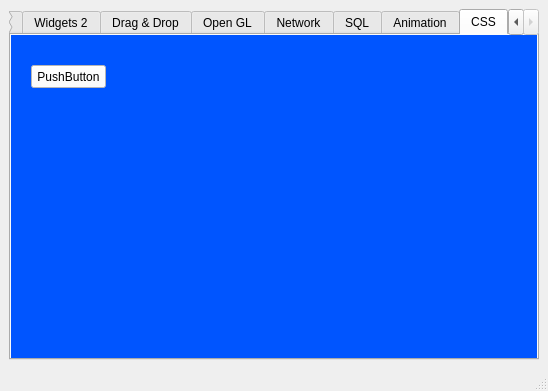
<?xml version="1.0" encoding="UTF-8"?>
<ui version="4.0">
 <class>MainWindow</class>
 <widget class="QMainWindow" name="MainWindow">
  <property name="geometry">
   <rect>
    <x>0</x>
    <y>0</y>
    <width>548</width>
    <height>391</height>
   </rect>
  </property>
  <property name="minimumSize">
   <size>
    <width>300</width>
    <height>300</height>
   </size>
  </property>
  <property name="windowTitle">
   <string>MainWindow</string>
  </property>
  <property name="autoFillBackground">
   <bool>false</bool>
  </property>
  <widget class="QWidget" name="centralwidget">
   <layout class="QVBoxLayout" name="verticalLayout_10">
    <item>
     <widget class="QTabWidget" name="tabWidget_1">
      <property name="font">
       <font>
        <weight>50</weight>
        <bold>false</bold>
       </font>
      </property>
      <property name="acceptDrops">
       <bool>true</bool>
      </property>
      <property name="styleSheet">
       <string notr="true"/>
      </property>
      <property name="currentIndex">
       <number>7</number>
      </property>
      <widget class="QWidget" name="tab_widgets_1">
       <property name="toolTip">
        <string/>
       </property>
       <property name="statusTip">
        <string/>
       </property>
       <attribute name="title">
        <string>Widgets 1</string>
       </attribute>
       <layout class="QVBoxLayout" name="verticalLayout">
        <item>
         <layout class="QVBoxLayout" name="verticalLayout_tab_1">
          <item>
           <widget class="QTabWidget" name="tabWidget_2">
            <property name="accessibleName">
             <string/>
            </property>
            <property name="currentIndex">
             <number>0</number>
            </property>
            <widget class="QWidget" name="tab_tree">
             <property name="statusTip">
              <string/>
             </property>
             <attribute name="title">
              <string>Tree</string>
             </attribute>
             <layout class="QHBoxLayout" name="horizontalLayout">
              <item>
               <layout class="QVBoxLayout" name="verticalLayout_2">
                <item>
                 <widget class="QTreeWidget" name="treeWidget">
                  <column>
                   <property name="text">
                    <string>Header 1</string>
                   </property>
                  </column>
                  <column>
                   <property name="text">
                    <string>New Column</string>
                   </property>
                  </column>
                  <item>
                   <property name="text">
                    <string>Item1</string>
                   </property>
                   <item>
                    <property name="text">
                     <string>Subitem1</string>
                    </property>
                   </item>
                  </item>
                 </widget>
                </item>
               </layout>
              </item>
             </layout>
            </widget>
            <widget class="QWidget" name="tab_calendar">
             <property name="statusTip">
              <string/>
             </property>
             <attribute name="title">
              <string>Calendar</string>
             </attribute>
             <layout class="QVBoxLayout" name="verticalLayout_3">
              <item>
               <widget class="QDateEdit" name="dateEdit">
                <property name="alignment">
                 <set>Qt::AlignCenter</set>
                </property>
               </widget>
              </item>
              <item>
               <widget class="QCalendarWidget" name="calendarWidget"/>
              </item>
             </layout>
            </widget>
           </widget>
          </item>
         </layout>
        </item>
       </layout>
      </widget>
      <widget class="QWidget" name="tab_widgets_2">
       <property name="toolTip">
        <string/>
       </property>
       <property name="statusTip">
        <string/>
       </property>
       <attribute name="title">
        <string>Widgets 2</string>
       </attribute>
       <layout class="QGridLayout" name="gridLayout_2">
        <item row="2" column="1">
         <spacer name="verticalSpacer_2">
          <property name="orientation">
           <enum>Qt::Vertical</enum>
          </property>
          <property name="sizeType">
           <enum>QSizePolicy::Maximum</enum>
          </property>
          <property name="sizeHint" stdset="0">
           <size>
            <width>20</width>
            <height>140</height>
           </size>
          </property>
         </spacer>
        </item>
        <item row="3" column="0" colspan="2">
         <widget class="QProgressBar" name="progressBar">
          <property name="value">
           <number>24</number>
          </property>
         </widget>
        </item>
        <item row="0" column="0">
         <widget class="QGroupBox" name="groupBox">
          <property name="title">
           <string>Progress Bar</string>
          </property>
          <widget class="QWidget" name="layoutWidget">
           <property name="geometry">
            <rect>
             <x>20</x>
             <y>30</y>
             <width>114</width>
             <height>65</height>
            </rect>
           </property>
           <layout class="QVBoxLayout" name="verticalLayout_4">
            <item>
             <widget class="QRadioButton" name="radioButton_start">
              <property name="statusTip">
               <string>Start the Progress Bar</string>
              </property>
              <property name="text">
               <string>Start</string>
              </property>
              <property name="checked">
               <bool>true</bool>
              </property>
             </widget>
            </item>
            <item>
             <widget class="QRadioButton" name="radioButton_stop">
              <property name="statusTip">
               <string>Stop the Progress Bar</string>
              </property>
              <property name="text">
               <string>Stop</string>
              </property>
             </widget>
            </item>
            <item>
             <widget class="QRadioButton" name="radioButton_reset">
              <property name="statusTip">
               <string>Reset the Progress Bar</string>
              </property>
              <property name="text">
               <string>Reset</string>
              </property>
             </widget>
            </item>
           </layout>
          </widget>
         </widget>
        </item>
        <item row="0" column="1">
         <widget class="QGroupBox" name="groupBox_2">
          <property name="title">
           <string>Move the Dial</string>
          </property>
          <widget class="QWidget" name="verticalLayoutWidget">
           <property name="geometry">
            <rect>
             <x>10</x>
             <y>30</y>
             <width>61</width>
             <height>71</height>
            </rect>
           </property>
           <layout class="QVBoxLayout" name="verticalLayout_5">
            <item>
             <widget class="QDial" name="dial"/>
            </item>
           </layout>
          </widget>
          <widget class="QWidget" name="verticalLayoutWidget_2">
           <property name="geometry">
            <rect>
             <x>90</x>
             <y>20</y>
             <width>91</width>
             <height>80</height>
            </rect>
           </property>
           <layout class="QVBoxLayout" name="verticalLayout_6">
            <item>
             <widget class="QLCDNumber" name="lcdNumber">
              <property name="palette">
               <palette>
                <active>
                 <colorrole role="WindowText">
                  <brush brushstyle="SolidPattern">
                   <color alpha="255">
                    <red>0</red>
                    <green>0</green>
                    <blue>255</blue>
                   </color>
                  </brush>
                 </colorrole>
                </active>
                <inactive>
                 <colorrole role="WindowText">
                  <brush brushstyle="SolidPattern">
                   <color alpha="255">
                    <red>0</red>
                    <green>0</green>
                    <blue>255</blue>
                   </color>
                  </brush>
                 </colorrole>
                </inactive>
                <disabled>
                 <colorrole role="WindowText">
                  <brush brushstyle="SolidPattern">
                   <color alpha="255">
                    <red>120</red>
                    <green>120</green>
                    <blue>120</blue>
                   </color>
                  </brush>
                 </colorrole>
                </disabled>
               </palette>
              </property>
              <property name="digitCount">
               <number>2</number>
              </property>
              <property name="mode">
               <enum>QLCDNumber::Dec</enum>
              </property>
              <property name="segmentStyle">
               <enum>QLCDNumber::Flat</enum>
              </property>
             </widget>
            </item>
           </layout>
          </widget>
         </widget>
        </item>
        <item row="2" column="0">
         <layout class="QVBoxLayout" name="verticalLayout_7">
          <item>
           <widget class="QFontComboBox" name="fontComboBox"/>
          </item>
          <item>
           <widget class="QLabel" name="label">
            <property name="font">
             <font>
              <pointsize>14</pointsize>
             </font>
            </property>
            <property name="text">
             <string/>
            </property>
            <property name="alignment">
             <set>Qt::AlignCenter</set>
            </property>
           </widget>
          </item>
         </layout>
        </item>
       </layout>
      </widget>
      <widget class="QWidget" name="tab_drag_drop">
       <property name="acceptDrops">
        <bool>false</bool>
       </property>
       <attribute name="title">
        <string>Drag &amp;&amp; Drop</string>
       </attribute>
       <layout class="QGridLayout" name="gridLayout_3">
        <item row="0" column="0" colspan="2">
         <layout class="QHBoxLayout" name="horizontalLayout_2">
          <item>
           <widget class="QLineEdit" name="lineEdit">
            <property name="minimumSize">
             <size>
              <width>135</width>
              <height>0</height>
             </size>
            </property>
            <property name="dragEnabled">
             <bool>true</bool>
            </property>
           </widget>
          </item>
          <item>
           <widget class="QComboBox" name="comboBox">
            <property name="minimumSize">
             <size>
              <width>141</width>
              <height>0</height>
             </size>
            </property>
            <property name="acceptDrops">
             <bool>true</bool>
            </property>
            <property name="editable">
             <bool>true</bool>
            </property>
           </widget>
          </item>
          <item>
           <widget class="QPushButton" name="pushButton">
            <property name="minimumSize">
             <size>
              <width>161</width>
              <height>0</height>
             </size>
            </property>
            <property name="acceptDrops">
             <bool>true</bool>
            </property>
            <property name="text">
             <string>PushButton</string>
            </property>
           </widget>
          </item>
         </layout>
        </item>
        <item row="1" column="0">
         <widget class="QListWidget" name="listWidget">
          <property name="dragEnabled">
           <bool>true</bool>
          </property>
          <property name="dragDropMode">
           <enum>QAbstractItemView::DragDrop</enum>
          </property>
          <property name="selectionMode">
           <enum>QAbstractItemView::ExtendedSelection</enum>
          </property>
          <item>
           <property name="text">
            <string>Item 1</string>
           </property>
          </item>
          <item>
           <property name="text">
            <string>Item 2</string>
           </property>
          </item>
          <item>
           <property name="text">
            <string>Item 3</string>
           </property>
          </item>
          <item>
           <property name="text">
            <string>Item 4</string>
           </property>
          </item>
         </widget>
        </item>
        <item row="1" column="1">
         <widget class="QListWidget" name="listWidget_2">
          <property name="dragEnabled">
           <bool>true</bool>
          </property>
          <property name="dragDropMode">
           <enum>QAbstractItemView::DragDrop</enum>
          </property>
          <property name="selectionMode">
           <enum>QAbstractItemView::ExtendedSelection</enum>
          </property>
         </widget>
        </item>
       </layout>
      </widget>
      <widget class="QWidget" name="tab_gl">
       <attribute name="title">
        <string>Open GL</string>
       </attribute>
       <widget class="QFrame" name="frame_gl">
        <property name="geometry">
         <rect>
          <x>120</x>
          <y>10</y>
          <width>300</width>
          <height>300</height>
         </rect>
        </property>
        <property name="frameShape">
         <enum>QFrame::StyledPanel</enum>
        </property>
        <property name="frameShadow">
         <enum>QFrame::Raised</enum>
        </property>
       </widget>
      </widget>
      <widget class="QWidget" name="tab_network">
       <attribute name="title">
        <string>Network</string>
       </attribute>
       <layout class="QHBoxLayout" name="horizontalLayout_5">
        <item>
         <widget class="QGroupBox" name="groupBox_3">
          <property name="title">
           <string>Client 1</string>
          </property>
          <layout class="QVBoxLayout" name="verticalLayout_8">
           <item>
            <widget class="QTextEdit" name="textEdit_client_1"/>
           </item>
           <item>
            <widget class="QLineEdit" name="lineEdit_client_1"/>
           </item>
           <item>
            <widget class="QPushButton" name="button_client_1">
             <property name="text">
              <string>Connect to Server</string>
             </property>
            </widget>
           </item>
          </layout>
         </widget>
        </item>
        <item>
         <layout class="QHBoxLayout" name="horizontalLayout_4">
          <item>
           <widget class="QPushButton" name="button_start_server">
            <property name="text">
             <string>Start Server</string>
            </property>
           </widget>
          </item>
         </layout>
        </item>
        <item>
         <widget class="QGroupBox" name="groupBox_4">
          <property name="title">
           <string>Client 2</string>
          </property>
          <layout class="QVBoxLayout" name="verticalLayout_9">
           <item>
            <widget class="QTextEdit" name="textEdit_client_2"/>
           </item>
           <item>
            <widget class="QLineEdit" name="lineEdit_client_2"/>
           </item>
           <item>
            <widget class="QPushButton" name="button_client_2">
             <property name="text">
              <string>Connect to Server</string>
             </property>
            </widget>
           </item>
          </layout>
         </widget>
        </item>
       </layout>
      </widget>
      <widget class="QWidget" name="tab_SQL">
       <attribute name="title">
        <string>SQL</string>
       </attribute>
       <layout class="QHBoxLayout" name="horizontalLayout_3">
        <item>
         <layout class="QVBoxLayout" name="verticalLayout_11">
          <item>
           <widget class="QPushButton" name="button_SQL_view_data">
            <property name="text">
             <string>View Data</string>
            </property>
           </widget>
          </item>
          <item>
           <widget class="QPushButton" name="button_SQL_add">
            <property name="text">
             <string>Add Row</string>
            </property>
           </widget>
          </item>
          <item>
           <widget class="QPushButton" name="button_SQL_delete">
            <property name="text">
             <string>Delete Row</string>
            </property>
           </widget>
          </item>
          <item>
           <widget class="QPushButton" name="button_SQL_create_db">
            <property name="text">
             <string>Create DB</string>
            </property>
           </widget>
          </item>
          <item>
           <spacer name="verticalSpacer">
            <property name="orientation">
             <enum>Qt::Vertical</enum>
            </property>
            <property name="sizeHint" stdset="0">
             <size>
              <width>20</width>
              <height>40</height>
             </size>
            </property>
           </spacer>
          </item>
         </layout>
        </item>
        <item>
         <widget class="QTableView" name="tableView"/>
        </item>
       </layout>
      </widget>
      <widget class="QWidget" name="tab_animation">
       <attribute name="title">
        <string>Animation</string>
       </attribute>
       <widget class="QPushButton" name="button_start_animation">
        <property name="geometry">
         <rect>
          <x>10</x>
          <y>290</y>
          <width>101</width>
          <height>23</height>
         </rect>
        </property>
        <property name="text">
         <string>Start animation</string>
        </property>
       </widget>
       <widget class="QFrame" name="frame">
        <property name="geometry">
         <rect>
          <x>10</x>
          <y>10</y>
          <width>100</width>
          <height>100</height>
         </rect>
        </property>
        <property name="palette">
         <palette>
          <active>
           <colorrole role="Base">
            <brush brushstyle="SolidPattern">
             <color alpha="255">
              <red>255</red>
              <green>255</green>
              <blue>255</blue>
             </color>
            </brush>
           </colorrole>
           <colorrole role="Window">
            <brush brushstyle="SolidPattern">
             <color alpha="255">
              <red>0</red>
              <green>0</green>
              <blue>255</blue>
             </color>
            </brush>
           </colorrole>
          </active>
          <inactive>
           <colorrole role="Base">
            <brush brushstyle="SolidPattern">
             <color alpha="255">
              <red>255</red>
              <green>255</green>
              <blue>255</blue>
             </color>
            </brush>
           </colorrole>
           <colorrole role="Window">
            <brush brushstyle="SolidPattern">
             <color alpha="255">
              <red>0</red>
              <green>0</green>
              <blue>255</blue>
             </color>
            </brush>
           </colorrole>
          </inactive>
          <disabled>
           <colorrole role="Base">
            <brush brushstyle="SolidPattern">
             <color alpha="255">
              <red>0</red>
              <green>0</green>
              <blue>255</blue>
             </color>
            </brush>
           </colorrole>
           <colorrole role="Window">
            <brush brushstyle="SolidPattern">
             <color alpha="255">
              <red>0</red>
              <green>0</green>
              <blue>255</blue>
             </color>
            </brush>
           </colorrole>
          </disabled>
         </palette>
        </property>
        <property name="autoFillBackground">
         <bool>true</bool>
        </property>
        <property name="frameShape">
         <enum>QFrame::StyledPanel</enum>
        </property>
        <property name="frameShadow">
         <enum>QFrame::Raised</enum>
        </property>
        <property name="lineWidth">
         <number>10</number>
        </property>
       </widget>
       <widget class="QLCDNumber" name="lcdNumber_animation">
        <property name="geometry">
         <rect>
          <x>420</x>
          <y>10</y>
          <width>89</width>
          <height>78</height>
         </rect>
        </property>
        <property name="palette">
         <palette>
          <active>
           <colorrole role="WindowText">
            <brush brushstyle="SolidPattern">
             <color alpha="255">
              <red>0</red>
              <green>0</green>
              <blue>255</blue>
             </color>
            </brush>
           </colorrole>
          </active>
          <inactive>
           <colorrole role="WindowText">
            <brush brushstyle="SolidPattern">
             <color alpha="255">
              <red>0</red>
              <green>0</green>
              <blue>255</blue>
             </color>
            </brush>
           </colorrole>
          </inactive>
          <disabled>
           <colorrole role="WindowText">
            <brush brushstyle="SolidPattern">
             <color alpha="255">
              <red>120</red>
              <green>120</green>
              <blue>120</blue>
             </color>
            </brush>
           </colorrole>
          </disabled>
         </palette>
        </property>
        <property name="frameShape">
         <enum>QFrame::StyledPanel</enum>
        </property>
        <property name="digitCount">
         <number>3</number>
        </property>
        <property name="mode">
         <enum>QLCDNumber::Dec</enum>
        </property>
        <property name="segmentStyle">
         <enum>QLCDNumber::Flat</enum>
        </property>
       </widget>
       <widget class="QPushButton" name="button_stop_animation">
        <property name="geometry">
         <rect>
          <x>120</x>
          <y>290</y>
          <width>101</width>
          <height>23</height>
         </rect>
        </property>
        <property name="styleSheet">
         <string notr="true">background-color: rgb(255, 85, 0);</string>
        </property>
        <property name="text">
         <string>Stop animation</string>
        </property>
       </widget>
       <widget class="QToolButton" name="toolButton">
        <property name="geometry">
         <rect>
          <x>340</x>
          <y>20</y>
          <width>25</width>
          <height>19</height>
         </rect>
        </property>
        <property name="text">
         <string>...</string>
        </property>
       </widget>
      </widget>
      <widget class="QWidget" name="tab_CSS">
       <property name="styleSheet">
        <string notr="true">background-color: rgb(0, 85, 255);</string>
       </property>
       <attribute name="title">
        <string>CSS</string>
       </attribute>
       <widget class="QPushButton" name="pushButton_2">
        <property name="geometry">
         <rect>
          <x>20</x>
          <y>30</y>
          <width>75</width>
          <height>23</height>
         </rect>
        </property>
        <property name="styleSheet">
         <string notr="true">background-color: rgb(255, 255, 255);</string>
        </property>
        <property name="text">
         <string>PushButton</string>
        </property>
       </widget>
      </widget>
     </widget>
    </item>
   </layout>
  </widget>
  <widget class="QStatusBar" name="statusbar">
   <property name="statusTip">
    <string>Status bar</string>
   </property>
  </widget>
 </widget>
 <tabstops>
  <tabstop>tabWidget_2</tabstop>
  <tabstop>treeWidget</tabstop>
  <tabstop>dateEdit</tabstop>
  <tabstop>calendarWidget</tabstop>
  <tabstop>radioButton_start</tabstop>
  <tabstop>radioButton_stop</tabstop>
  <tabstop>radioButton_reset</tabstop>
  <tabstop>dial</tabstop>
  <tabstop>fontComboBox</tabstop>
 </tabstops>
 <resources/>
 <connections>
  <connection>
   <sender>dial</sender>
   <signal>valueChanged(int)</signal>
   <receiver>lcdNumber</receiver>
   <slot>display(int)</slot>
   <hints>
    <hint type="sourcelabel">
     <x>303</x>
     <y>115</y>
    </hint>
    <hint type="destinationlabel">
     <x>385</x>
     <y>127</y>
    </hint>
   </hints>
  </connection>
  <connection>
   <sender>fontComboBox</sender>
   <signal>activated(QString)</signal>
   <receiver>label</receiver>
   <slot>setText(QString)</slot>
   <hints>
    <hint type="sourcelabel">
     <x>138</x>
     <y>177</y>
    </hint>
    <hint type="destinationlabel">
     <x>151</x>
     <y>253</y>
    </hint>
   </hints>
  </connection>
 </connections>
</ui>
